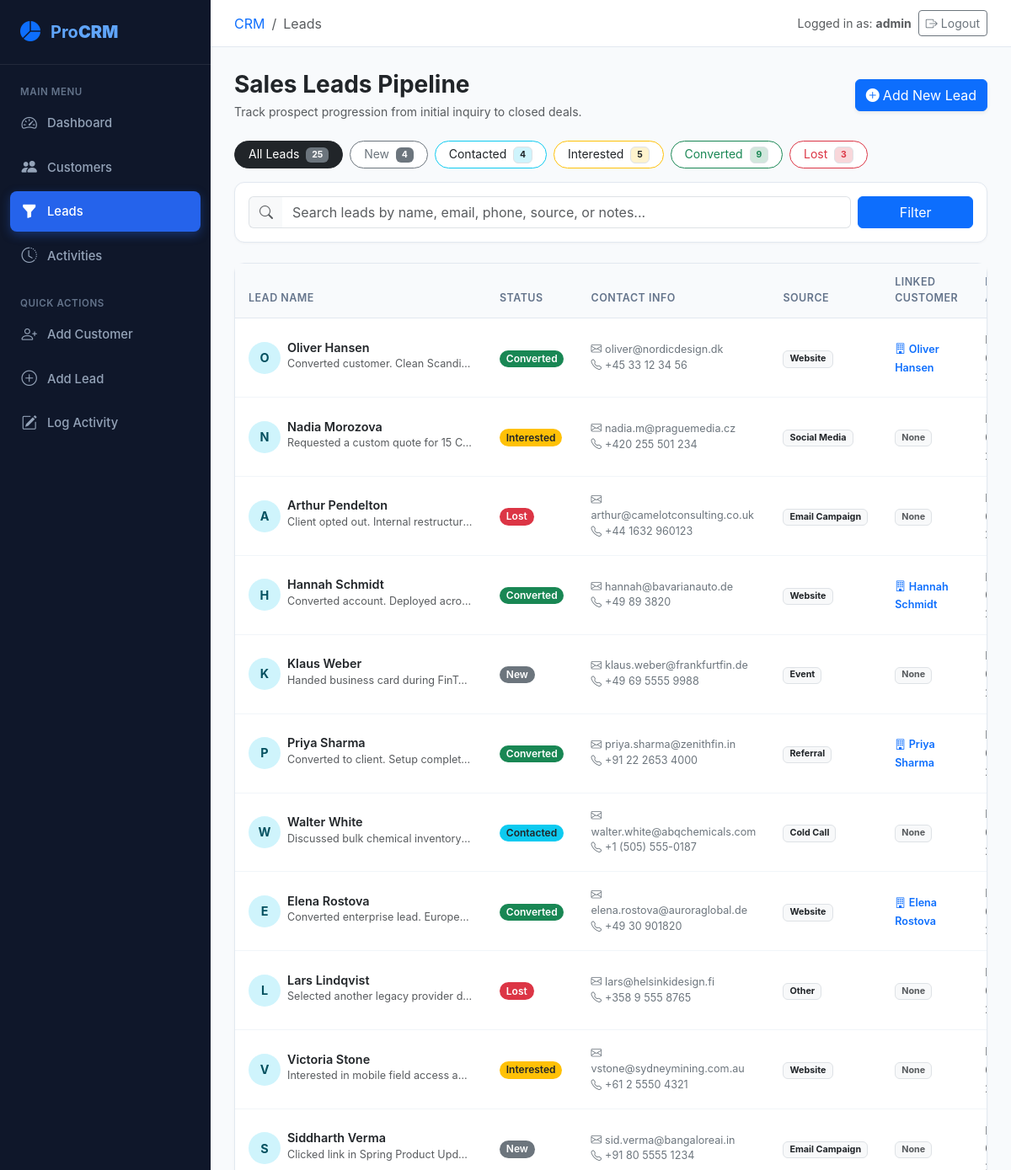
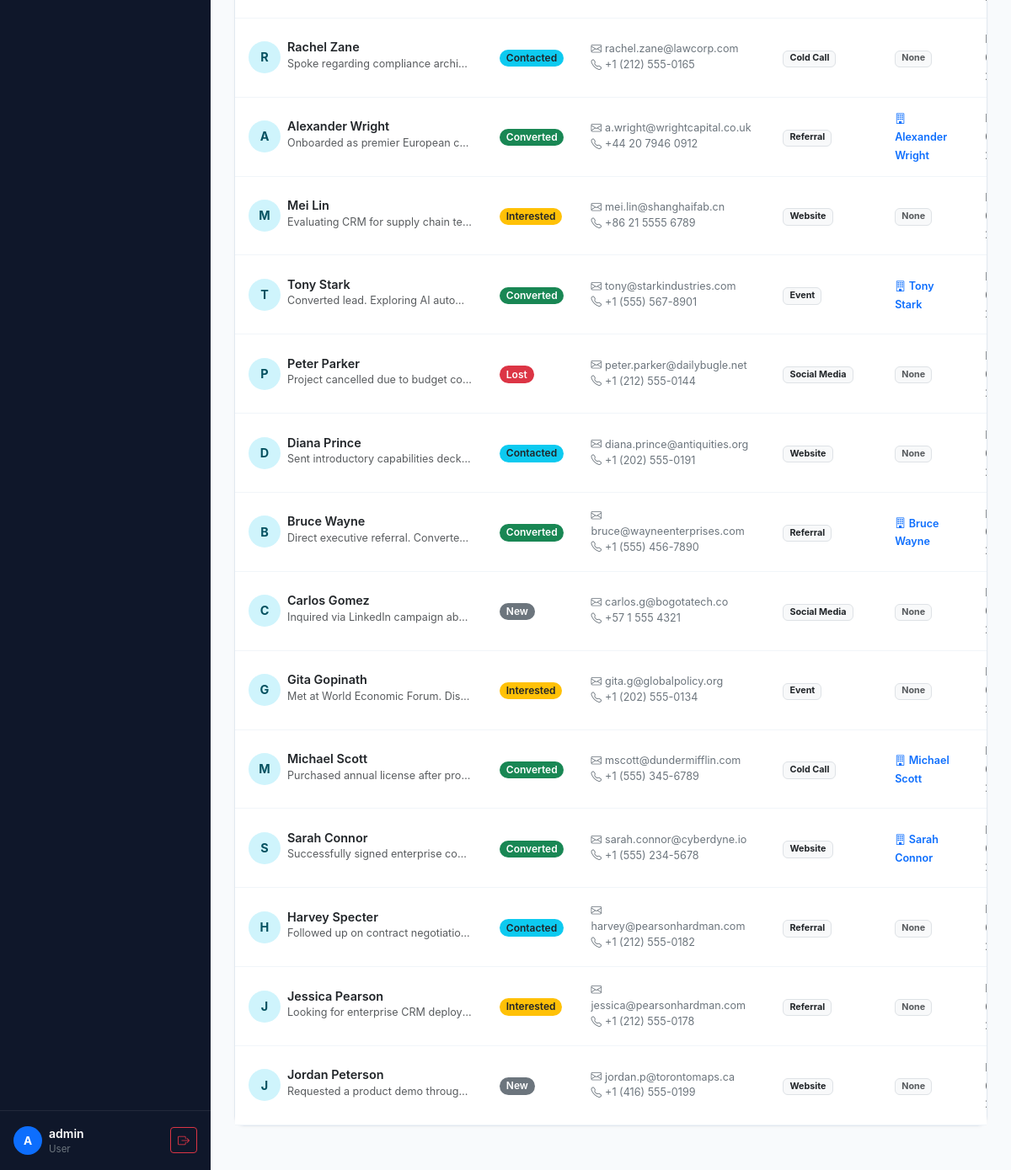
The app's page /leads/ (signed in) with its own data (2 pictures, top to bottom).
### crm/models.py (models this page shows, shortened)
class Lead(models.Model):
    STATUS_CHOICES = [
        ('New', 'New'),
        ('Contacted', 'Contacted'),
        ('Interested', 'Interested'),
        ('Converted', 'Converted'),
        ('Lost', 'Lost'),
    ]
    SOURCE_CHOICES = [
        ('Website', 'Website / Contact Form'),
        ('Referral', 'Referral / Recommendation'),
        ('Social Media', 'Social Media'),
        ('Cold Call', 'Cold Call / Outreach'),
        ('Email Campaign', 'Email Campaign'),
        ('Event', 'Event / Conference'),
        ('Other', 'Other'),
    ]
    customer = models.ForeignKey(
        Customer,
        on_delete=models.SET_NULL,
        null=True,
        blank=True,
        related_name='leads',
        help_text="Optional: Link this lead to an existing customer record."
    )
    name = models.CharField(max_length=150, verbose_name="Customer / Contact Name")
    email = models.EmailField(verbose_name="Email Address")
    phone = models.CharField(max_length=20, blank=True, verbose_name="Phone Number")
    source = models.CharField(
        max_length=50,
        choices=SOURCE_CHOICES,
        default='Website',
        verbose_name="Lead Source"
    )
    status = models.CharField(
        max_length=20,
        choices=STATUS_CHOICES,
        default='New',
        verbose_name="Lead Status"
    )
    notes = models.TextField(blank=True, verbose_name="Notes")
    created_at = models.DateTimeField(auto_now_add=True, verbose_name="Date Created")
    updated_at = models.DateTimeField(auto_now=True, verbose_name="Last Updated")
    class Meta:
        ordering = ['-created_at']
        verbose_name = "Lead"
        verbose_name_plural = "Leads"
    @property
    def status_badge_class(self):
        badge_map = {
            'New': 'bg-secondary',
            'Contacted': 'bg-info text-dark',
            'Interested': 'bg-warning text-dark',
            'Converted': 'bg-success',
            'Lost': 'bg-danger',
        }
        return badge_map.get(self.status, 'bg-secondary')

class Customer(models.Model):
    name = models.CharField(max_length=150, verbose_name="Full Name")
    email = models.EmailField(unique=True, verbose_name="Email Address")
    phone = models.CharField(max_length=20, blank=True, verbose_name="Phone Number")
    company = models.CharField(max_length=150, blank=True, verbose_name="Company Name")
    address = models.TextField(blank=True, verbose_name="Address")
    created_at = models.DateTimeField(auto_now_add=True, verbose_name="Date Added")
    updated_at = models.DateTimeField(auto_now=True, verbose_name="Last Updated")
    class Meta:
        ordering = ['-created_at']
        verbose_name = "Customer"
        verbose_name_plural = "Customers"

### crm/views.py (the view, shortened to what this page needs)
# urls.py: path('leads/', views.lead_list, name='lead_list'),
@login_required
def lead_list(request):
    query = request.GET.get('q', '').strip()
    status_filter = request.GET.get('status', '').strip()
    leads = Lead.objects.select_related('customer').all()
    if status_filter:
        leads = leads.filter(status=status_filter)
    status_counts = {
        'all': Lead.objects.count(),
        'New': Lead.objects.filter(status='New').count(),
        'Contacted': Lead.objects.filter(status='Contacted').count(),
        'Interested': Lead.objects.filter(status='Interested').count(),
        'Converted': Lead.objects.filter(status='Converted').count(),
        'Lost': Lead.objects.filter(status='Lost').count(),
    }
    context = {
        'leads': leads,
        'query': query,
        'status_filter': status_filter,
        'status_counts': status_counts,
    }
    return render(request, 'crm/leads/lead_list.html', context)

### crm/templates/crm/leads/lead_list.html (shortened to what this page needs)
{% extends 'crm/base.html' %}
{% block breadcrumb %}
<li class="breadcrumb-item active" aria-current="page">Leads</li>
{% endblock %}
{% block content %}
<div class="d-flex flex-column flex-md-row align-items-md-center justify-content-between mb-4">
    <div>
        <h3 class="fw-bold text-dark mb-1">Sales Leads Pipeline</h3>
        <p class="text-muted small mb-0">Track prospect progression from initial inquiry to closed deals.</p>
    </div>
    <div class="mt-3 mt-md-0">
        <a href="{% url 'lead_create' %}" class="btn btn-primary d-flex align-items-center gap-1 shadow-sm">
            <i class="bi bi-plus-circle-fill"></i> Add New Lead
        </a>
    </div>
</div>
<div class="d-flex flex-wrap gap-2 mb-3">
    <a href="{% url 'lead_list' %}{% if query %}?q={{ query }}{% endif %}"
       class="btn btn-sm {% if not status_filter %}btn-dark{% else %}btn-outline-secondary bg-white{% endif %} rounded-pill px-3">
        All Leads <span class="badge bg-secondary ms-1">{{ status_counts.all }}</span>
    </a>
    <a href="{% url 'lead_list' %}?status=New{% if query %}&q={{ query }}{% endif %}"
       class="btn btn-sm {% if status_filter == 'New' %}btn-secondary{% else %}btn-outline-secondary bg-white{% endif %} rounded-pill px-3">
        New <span class="badge bg-secondary ms-1">{{ status_counts.New }}</span>
    </a>
    <a href="{% url 'lead_list' %}?status=Contacted{% if query %}&q={{ query }}{% endif %}"
       class="btn btn-sm {% if status_filter == 'Contacted' %}btn-info text-dark{% else %}btn-outline-info text-dark bg-white{% endif %} rounded-pill px-3">
        Contacted <span class="badge bg-info-subtle text-dark border ms-1">{{ status_counts.Contacted }}</span>
    </a>
    <a href="{% url 'lead_list' %}?status=Interested{% if query %}&q={{ query }}{% endif %}"
       class="btn btn-sm {% if status_filter == 'Interested' %}btn-warning text-dark{% else %}btn-outline-warning text-dark bg-white{% endif %} rounded-pill px-3">
        Interested <span class="badge bg-warning-subtle text-dark border ms-1">{{ status_counts.Interested }}</span>
    </a>
    <a href="{% url 'lead_list' %}?status=Converted{% if query %}&q={{ query }}{% endif %}"
       class="btn btn-sm {% if status_filter == 'Converted' %}btn-success{% else %}btn-outline-success bg-white{% endif %} rounded-pill px-3">
        Converted <span class="badge bg-success-subtle text-success border ms-1">{{ status_counts.Converted }}</span>
    </a>
    <a href="{% url 'lead_list' %}?status=Lost{% if query %}&q={{ query }}{% endif %}"
       class="btn btn-sm {% if status_filter == 'Lost' %}btn-danger{% else %}btn-outline-danger bg-white{% endif %} rounded-pill px-3">
        Lost <span class="badge bg-danger-subtle text-danger border ms-1">{{ status_counts.Lost }}</span>
    </a>
</div>
<div class="crm-card p-3 mb-4">
    <form method="get" class="row g-2 align-items-center">
        <div class="col-md-9 col-lg-10">
            <div class="input-group">
                <span class="input-group-text bg-light text-muted border-end-0">
                    <i class="bi bi-search"></i>
                </span>
                <input type="text" name="q" value="{{ query }}" class="form-control border-start-0" placeholder="Search leads by name, email, phone, source, or notes...">
            </div>
        </div>
        <div class="col-md-3 col-lg-2 d-flex gap-2">
            <button type="submit" class="btn btn-primary w-100">Filter</button>
        </div>
    </form>
</div>
<div class="crm-card">
    <div class="table-responsive">
        <table class="table crm-table align-middle">
            <thead>
                <tr>
                    <th>Lead Name</th>
                    <th>Status</th>
                    <th>Contact Info</th>
                    <th>Source</th>
                    <th>Linked Customer</th>
                    <th>Date Added</th>
                </tr>
            </thead>
            <tbody>
                {% for lead in leads %}
                    <tr>
                        <td>
                            <div class="d-flex align-items-center gap-2">
                                <div class="bg-info-subtle text-info-emphasis fw-bold rounded-circle d-flex align-items-center justify-content-center" style="width: 38px; height: 38px; font-size: 0.9rem;">
                                    {{ lead.name|make_list|first|upper }}
                                </div>
                                <div>
                                    <a href="{% url 'lead_detail' lead.pk %}" class="fw-semibold text-decoration-none text-dark d-block">
                                        {{ lead.name }}
                                    </a>
                                    {% if lead.notes %}
                                        <span class="text-muted small text-truncate d-inline-block" style="max-width: 220px;">
                                            {{ lead.notes }}
                                        </span>
                                    {% endif %}
                                </div>
                            </div>
                        </td>
                        <td>
                            <span class="badge {{ lead.status_badge_class }} badge-pill">{{ lead.status }}</span>
                        </td>
                        <td>
                            <div>
                                <a href="mailto:{{ lead.email }}" class="text-decoration-none text-secondary small d-block">
                                    <i class="bi bi-envelope me-1"></i>{{ lead.email }}
                                </a>
                                {% if lead.phone %}
                                    <span class="text-secondary small d-block">
                                        <i class="bi bi-telephone me-1"></i>{{ lead.phone }}
                                    </span>
                                {% endif %}
                            </div>
                        </td>
                        <td>
                            <span class="badge bg-light text-dark border">{{ lead.source }}</span>
                        </td>
                        <td>
                            {% if lead.customer %}
                                <a href="{% url 'customer_detail' lead.customer.pk %}" class="text-decoration-none small text-primary fw-semibold">
                                    <i class="bi bi-building me-1"></i>{{ lead.customer.name }}
                                </a>
                            {% else %}
                                <span class="badge bg-light text-muted border">None</span>
                            {% endif %}
                        </td>
                        <td>
                        </td>
                    </tr>
                {% endfor %}
            </tbody>
        </table>
    </div>
</div>
{% endblock %}

### crm/templates/crm/base.html (shortened to what this page needs)
{% load static %}
<!DOCTYPE html>
<html lang="en">
<head>
    <link href="https://cdn.jsdelivr.net/npm/bootstrap@5.3.3/dist/css/bootstrap.min.css" rel="stylesheet">
    <link href="https://cdn.jsdelivr.net/npm/bootstrap-icons@1.11.3/font/bootstrap-icons.min.css" rel="stylesheet">
    <link href="{% static 'crm/css/style.css' %}" rel="stylesheet">
</head>
<body>
{% if user.is_authenticated %}
    <div class="crm-wrapper">
        <aside class="crm-sidebar" id="crmSidebar">
            <a href="{% url 'dashboard' %}" class="crm-sidebar-brand">
                <i class="bi bi-pie-chart-fill text-primary fs-4"></i>
                <span>Pro<strong>CRM</strong></span>
            </a>
            <div class="crm-sidebar-nav">
                <div class="crm-nav-label">Main Menu</div>
                <a href="{% url 'dashboard' %}" class="crm-nav-link {% if request.resolver_match.url_name == 'dashboard' %}active{% endif %}">
                    <i class="bi bi-speedometer2"></i>
                    <span>Dashboard</span>
                </a>
                <a href="{% url 'customer_list' %}" class="crm-nav-link {% if 'customer' in request.resolver_match.url_name %}active{% endif %}">
                    <i class="bi bi-people-fill"></i>
                    <span>Customers</span>
                </a>
                <a href="{% url 'lead_list' %}" class="crm-nav-link {% if 'lead' in request.resolver_match.url_name %}active{% endif %}">
                    <i class="bi bi-funnel-fill"></i>
                    <span>Leads</span>
                </a>
                <a href="{% url 'activity_list' %}" class="crm-nav-link {% if 'activity' in request.resolver_match.url_name %}active{% endif %}">
                    <i class="bi bi-clock-history"></i>
                    <span>Activities</span>
                </a>
                <div class="crm-nav-label mt-3">Quick Actions</div>
                <a href="{% url 'customer_create' %}" class="crm-nav-link">
                    <i class="bi bi-person-plus"></i>
                    <span>Add Customer</span>
                </a>
                <a href="{% url 'lead_create' %}" class="crm-nav-link">
                    <i class="bi bi-plus-circle"></i>
                    <span>Add Lead</span>
                </a>
                <a href="{% url 'activity_create' %}" class="crm-nav-link">
                    <i class="bi bi-pencil-square"></i>
                    <span>Log Activity</span>
                </a>
            </div>
            <div class="crm-sidebar-footer">
                <div class="d-flex align-items-center justify-content-between">
                    <div class="d-flex align-items-center gap-2">
                        <div class="bg-primary text-white rounded-circle d-flex align-items-center justify-content-center fw-bold" style="width: 34px; height: 34px; font-size: 0.85rem;">
                            {{ user.username|make_list|first|upper }}
                        </div>
                        <div class="text-truncate" style="max-width: 120px;">
                            <div class="text-white small fw-semibold text-truncate">{{ user.username }}</div>
                            <div class="text-secondary" style="font-size: 0.72rem;">User</div>
                        </div>
                    </div>
                    <a href="{% url 'logout' %}" class="btn btn-sm btn-outline-danger" title="Logout">
                        <i class="bi bi-box-arrow-right"></i>
                    </a>
                </div>
            </div>
        </aside>
        <div class="crm-main">
            <header class="crm-topbar">
                <div class="d-flex align-items-center gap-3">
                    <nav aria-label="breadcrumb">
                        <ol class="breadcrumb mb-0 small">
                            <li class="breadcrumb-item"><a href="{% url 'dashboard' %}" class="text-decoration-none">CRM</a></li>
                            {% block breadcrumb %}{% endblock %}
                        </ol>
                    </nav>
                </div>
                <div class="d-flex align-items-center gap-2">
                    <span class="text-muted small d-none d-sm-inline">Logged in as: <strong>{{ user.username }}</strong></span>
                    <a href="{% url 'logout' %}" class="btn btn-sm btn-outline-secondary d-flex align-items-center gap-1">
                        <i class="bi bi-box-arrow-right"></i>
                        <span class="d-none d-sm-inline">Logout</span>
                    </a>
                </div>
            </header>
            <main class="crm-content">
                {% block content %}{% endblock %}
            </main>
        </div>
    </div>
{% endif %}
</body>
</html>

### records on screen
Lead: name|make_list "O", name "Oliver Hansen", notes "Converted customer. Clean Scandi…", status "Converted", email "oliver@nordicdesign.dk", phone "+45 33 12 34 56", source "Website", customer.name "Oliver Hansen"
Lead: name|make_list "N", name "Nadia Morozova", notes "Requested a custom quote for 15 C…", status "Interested", email "nadia.m@praguemedia.cz", phone "+420 255 501 234", source "Social Media", shows "None"
Lead: name|make_list "A", name "Arthur Pendelton", notes "Client opted out. Internal restructur…", status "Lost", email "arthur@camelotconsulting.co.uk", phone "+44 1632 960123", source "Email Campaign", shows "None"
Lead: name|make_list "H", name "Hannah Schmidt", notes "Converted account. Deployed acro…", status "Converted", email "hannah@bavarianauto.de", phone "+49 89 3820", source "Website", customer.name "Hannah Schmidt"
Lead: name|make_list "K", name "Klaus Weber", notes "Handed business card during FinT…", status "New", email "klaus.weber@frankfurtfin.de", phone "+49 69 5555 9988", source "Event", shows "None"
Lead: name|make_list "P", name "Priya Sharma", notes "Converted to client. Setup complet…", status "Converted", email "priya.sharma@zenithfin.in", phone "+91 22 2653 4000", source "Referral", customer.name "Priya Sharma"
Lead: name|make_list "W", name "Walter White", notes "Discussed bulk chemical inventory…", status "Contacted", email "walter.white@abqchemicals.com", phone "+1 (505) 555-0187", source "Cold Call", shows "None"
Lead: name|make_list "E", name "Elena Rostova", notes "Converted enterprise lead. Europe…", status "Converted", email "elena.rostova@auroraglobal.de", phone "+49 30 901820", source "Website", customer.name "Elena Rostova"
Lead: name|make_list "L", name "Lars Lindqvist", notes "Selected another legacy provider d…", status "Lost", email "lars@helsinkidesign.fi", phone "+358 9 555 8765", source "Other", shows "None"
Lead: name|make_list "V", name "Victoria Stone", notes "Interested in mobile field access a…", status "Interested", email "vstone@sydneymining.com.au", phone "+61 2 5550 4321", source "Website", shows "None"
Lead: name|make_list "S", name "Siddharth Verma", notes "Clicked link in Spring Product Upd…", status "New", email "sid.verma@bangaloreai.in", phone "+91 80 5555 1234", source "Email Campaign", shows "None"
Lead: name|make_list "R", name "Rachel Zane", notes "Spoke regarding compliance archi…", status "Contacted", email "rachel.zane@lawcorp.com", phone "+1 (212) 555-0165", source "Cold Call", shows "None"
Lead: name|make_list "A", name "Alexander Wright", notes "Onboarded as premier European c…", status "Converted", email "a.wright@wrightcapital.co.uk", phone "+44 20 7946 0912", source "Referral", customer.name "Alexander Wright"
Lead: name|make_list "M", name "Mei Lin", notes "Evaluating CRM for supply chain te…", status "Interested", email "mei.lin@shanghaifab.cn", phone "+86 21 5555 6789", source "Website", shows "None"
Lead: name|make_list "T", name "Tony Stark", notes "Converted lead. Exploring AI auto…", status "Converted", email "tony@starkindustries.com", phone "+1 (555) 567-8901", source "Event", customer.name "Tony Stark"
Lead: name|make_list "P", name "Peter Parker", notes "Project cancelled due to budget co…", status "Lost", email "peter.parker@dailybugle.net", phone "+1 (212) 555-0144", source "Social Media", shows "None"
Lead: name|make_list "D", name "Diana Prince", notes "Sent introductory capabilities deck…", status "Contacted", email "diana.prince@antiquities.org", phone "+1 (202) 555-0191", source "Website", shows "None"
Lead: name|make_list "B", name "Bruce Wayne", notes "Direct executive referral. Converte…", status "Converted", email "bruce@wayneenterprises.com", phone "+1 (555) 456-7890", source "Referral", customer.name "Bruce Wayne"
Lead: name|make_list "C", name "Carlos Gomez", notes "Inquired via LinkedIn campaign ab…", status "New", email "carlos.g@bogotatech.co", phone "+57 1 555 4321", source "Social Media", shows "None"
Lead: name|make_list "G", name "Gita Gopinath", notes "Met at World Economic Forum. Dis…", status "Interested", email "gita.g@globalpolicy.org", phone "+1 (202) 555-0134", source "Event", shows "None"
Lead: name|make_list "M", name "Michael Scott", notes "Purchased annual license after pro…", status "Converted", email "mscott@dundermifflin.com", phone "+1 (555) 345-6789", source "Cold Call", customer.name "Michael Scott"
Lead: name|make_list "S", name "Sarah Connor", notes "Successfully signed enterprise co…", status "Converted", email "sarah.connor@cyberdyne.io", phone "+1 (555) 234-5678", source "Website", customer.name "Sarah Connor"
Lead: name|make_list "H", name "Harvey Specter", notes "Followed up on contract negotiatio…", status "Contacted", email "harvey@pearsonhardman.com", phone "+1 (212) 555-0182", source "Referral", shows "None"
Lead: name|make_list "J", name "Jessica Pearson", notes "Looking for enterprise CRM deploy…", status "Interested", email "jessica@pearsonhardman.com", phone "+1 (212) 555-0178", source "Referral", shows "None"
Lead: name|make_list "J", name "Jordan Peterson", notes "Requested a product demo throug…", status "New", email "jordan.p@torontomaps.ca", phone "+1 (416) 555-0199", source "Website", shows "None"

### other values on screen
{{ user.username|make_list|first|upper }} "A"
{{ user.username }} "admin"
{{ status_counts.all }} "25"
{{ status_counts.New }} "4"
{{ status_counts.Contacted }} "4"
{{ status_counts.Interested }} "5"
{{ status_counts.Converted }} "9"
{{ status_counts.Lost }} "3"
